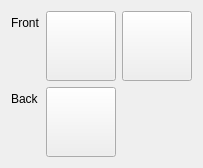
              <widget class="QWidget" name="tab_pokemon_graphics">
               <attribute name="title">
                <string>Graphics</string>
               </attribute>
               <layout class="QGridLayout" name="tab_pokemon_graphics_grid">
                <item row="0" column="0">
                 <layout class="QFormLayout" name="formLayout_2">
                  <item row="0" column="0">
                   <widget class="QLabel" name="label_33">
                    <property name="text">
                     <string>Front</string>
                    </property>
                   </widget>
                  </item>
                  <item row="0" column="1">
                   <layout class="QHBoxLayout" name="horizontalLayout_9">
                    <item>
                     <widget class="QPushButton" name="frontPic_0">
                      <property name="sizePolicy">
                       <sizepolicy hsizetype="Fixed" vsizetype="Fixed">
                        <horstretch>0</horstretch>
                        <verstretch>0</verstretch>
                       </sizepolicy>
                      </property>
                      <property name="minimumSize">
                       <size>
                        <width>70</width>
                        <height>70</height>
                       </size>
                      </property>
                      <property name="maximumSize">
                       <size>
                        <width>70</width>
                        <height>70</height>
                       </size>
                      </property>
                      <property name="text">
                       <string/>
                      </property>
                      <property name="checkable">
                       <bool>false</bool>
                      </property>
                     </widget>
                    </item>
                    <item>
                     <widget class="QPushButton" name="frontPic_1">
                      <property name="sizePolicy">
                       <sizepolicy hsizetype="Fixed" vsizetype="Fixed">
                        <horstretch>0</horstretch>
                        <verstretch>0</verstretch>
                       </sizepolicy>
                      </property>
                      <property name="minimumSize">
                       <size>
                        <width>70</width>
                        <height>70</height>
                       </size>
                      </property>
                      <property name="maximumSize">
                       <size>
                        <width>70</width>
                        <height>70</height>
                       </size>
                      </property>
                      <property name="text">
                       <string/>
                      </property>
                      <property name="checkable">
                       <bool>false</bool>
                      </property>
                     </widget>
                    </item>
                   </layout>
                  </item>
                  <item row="1" column="0">
                   <widget class="QLabel" name="label_34">
                    <property name="text">
                     <string>Back</string>
                    </property>
                   </widget>
                  </item>
                  <item row="1" column="1">
                   <layout class="QHBoxLayout" name="horizontalLayout_10">
                    <item>
                     <widget class="QPushButton" name="backPic">
                      <property name="sizePolicy">
                       <sizepolicy hsizetype="Fixed" vsizetype="Fixed">
                        <horstretch>0</horstretch>
                        <verstretch>0</verstretch>
                       </sizepolicy>
                      </property>
                      <property name="minimumSize">
                       <size>
                        <width>70</width>
                        <height>70</height>
                       </size>
                      </property>
                      <property name="maximumSize">
                       <size>
                        <width>70</width>
                        <height>70</height>
                       </size>
                      </property>
                      <property name="text">
                       <string/>
                      </property>
                      <property name="checkable">
                       <bool>false</bool>
                      </property>
                     </widget>
                    </item>
                   </layout>
                  </item>
                 </layout>
                </item>
               </layout>
              </widget>
